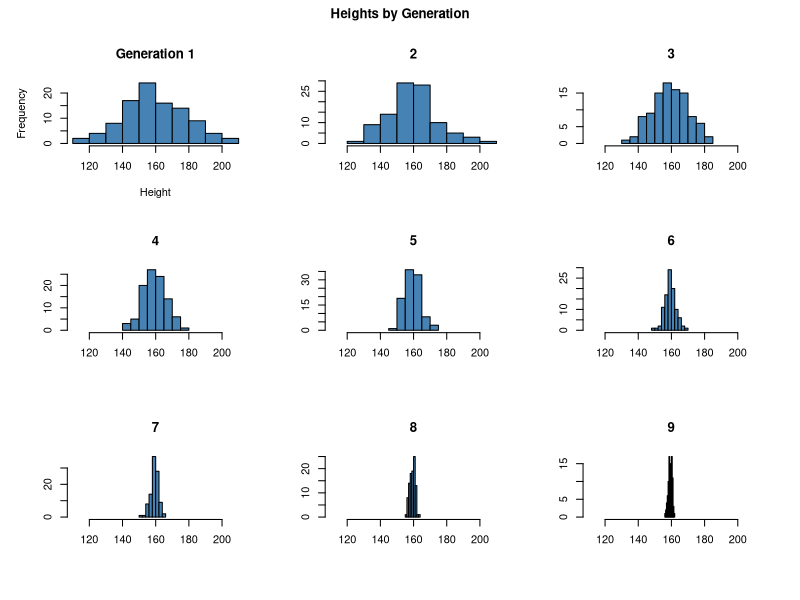
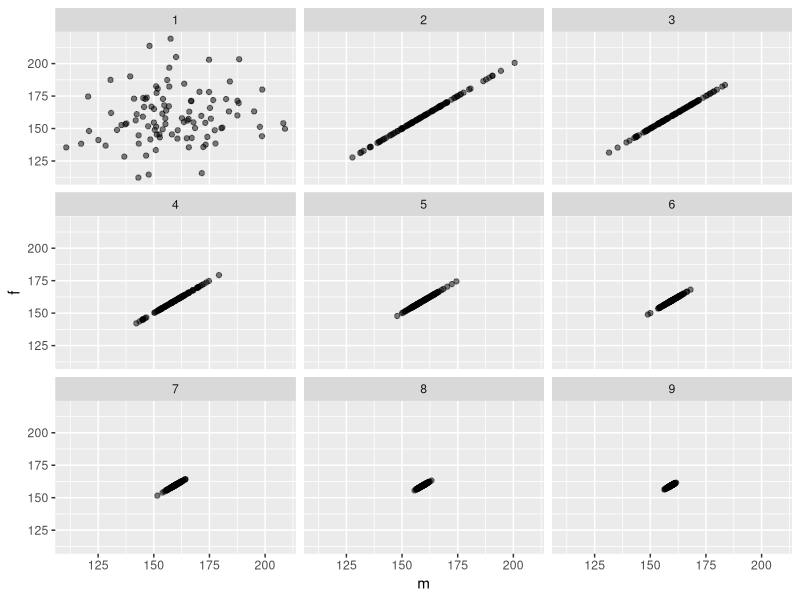
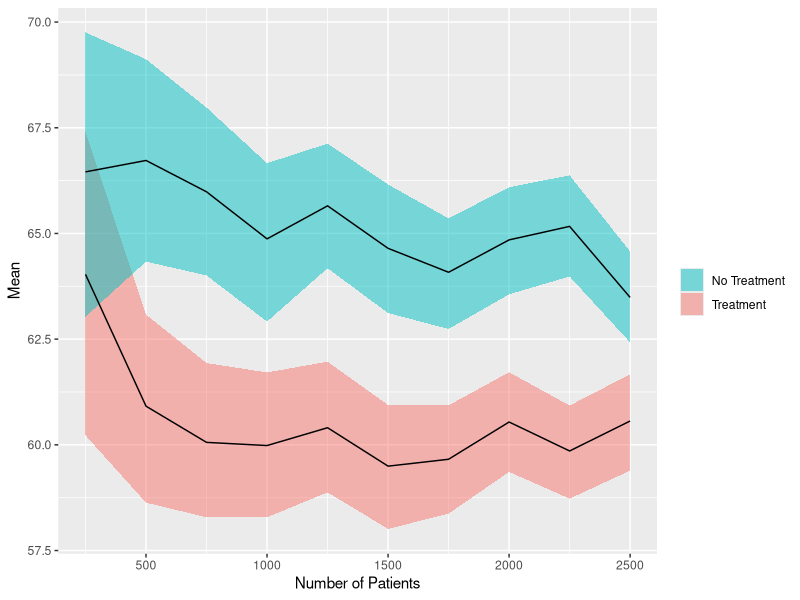
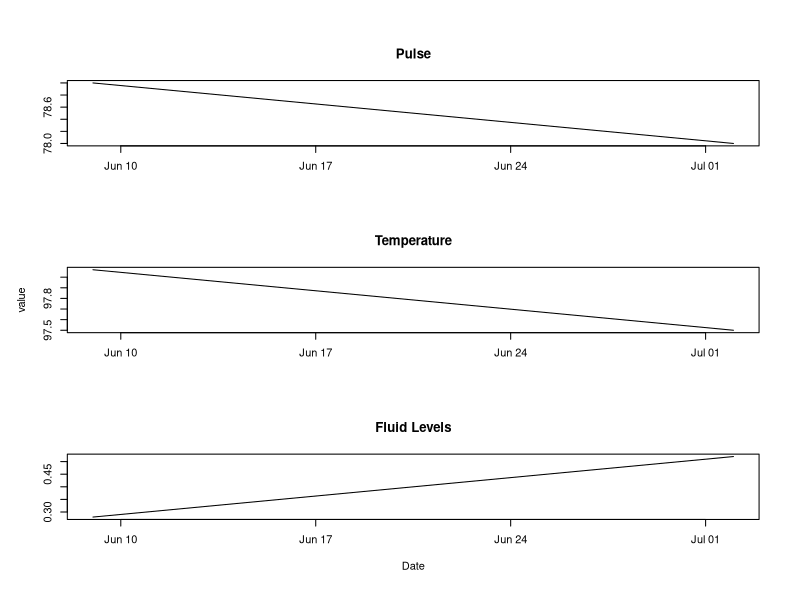

The R script that drew these images, in order:
## ---- chunk 1
knitr::opts_chunk$set(fig.width=8, fig.align = 'center', fig.height=6, warning=FALSE, message=FALSE)
library(ggplot2)
## ---- chunk 2
next_gen <- function(pop) {
    pop$m <- sample(pop$m)
    pop$m <- rowMeans(pop)
    pop$f <- pop$m
    pop
}
## ---- chunk 3
pop <- data.frame(m = rnorm(100, 160, 20), f = rnorm(100, 160, 20))
gens <- pop

firstMax <- max(pop$m) #grab values to use for range limits in plots. 
firstMin <- min(pop$m)

par(mfrow = c(3,3)) #Set up a multiple plot environment
par(oma=c(1,1,2,1)) #Leave space for main title. 

hist(pop$m, main = "Generation 1",   #histogram it. 
              xlim = c(firstMin, firstMax),
              col  = "steelblue", 
              xlab = "Height") 

for(genNumber in 2:9){
  pop <- next_gen(pop)  #make the new population
  
  gens = rbind(gens, pop)
  
  hist(pop$m, main = as.character(genNumber),   #histogram it. 
              xlim = c(firstMin, firstMax),
              col  = "steelblue", 
              xlab = "", ylab = "") 
}

title(main="Heights by Generation",outer=T)
## ---- chunk 4
gens$gen <- rep(1:9, each = 100) #give generation labels to the dataset
ggplot(gens, aes(x = m, y = f)) + geom_point(alpha = 0.5) + facet_wrap(~gen, nrow = 3)
## ---- chunk 5

values = rnorm(10)
bootstrapMean = function(values){
  #Generate bootstraped medians
  bootstraped <- replicate(1000, mean(sample(values, length(values), replace=T)) )
  #Find the quantiles
  quantile(bootstraped, c(0.025, 0.975))
}

genVals <- function(num_patients = 250){
  #Set the treatment group options
  treatmentGroups <- c(0,1)

  #Set the treatments
  treatments <- sample(treatmentGroups, num_patients, replace = T)

  #Draw outcome values
  outcome_pre    <- rnorm(num_patients, mean = 60, sd = 20)

  #Adjust based on treatment.
  outcome_treat  <- ifelse(treatments==1, outcome_pre + 5, outcome_pre) 

  #get seperate treat and non treat vectors and run the bootstrap function on them
  t <- outcome_treat[treatments == 1]
  n <- outcome_treat[treatments == 0]
  bsTreat    <- bootstrapMean(t)
  bsNonTreat <- bootstrapMean(n)
  
  
  nonTreatRes <- data.frame(lb = bsNonTreat[1], ub = bsNonTreat[2], m = mean(n), 
                     treatment = 0,              n = num_patients)
  treatRes    <- data.frame(lb = bsTreat[1],    ub = bsTreat[2],    m = mean(t), 
                     treatment = 1,              n = num_patients)
  #return a dataframe that has 4 columns, ub, lb, treatment (0,1), numPatients
  return(rbind(nonTreatRes,treatRes))
}

bsIntervals = genVals() #generate first interval. 
for(i in 2:10){ bsIntervals = rbind(bsIntervals, genVals(250*i) ) }

#plot it!
ggplot(bsIntervals, aes(x = n, group = factor(treatment))) + 
  geom_ribbon(aes(ymin = lb, ymax = ub, fill = factor(treatment)), alpha = 0.5) +
  geom_line(aes(y = m)) + labs("y" = "Mean", "x" = "Number of Patients") + 
  scale_fill_discrete(guide = guide_legend(reverse=TRUE), name = "", 
                      labels=c("Treatment","No Treatment"))
## ---- chunk 6
makePatient <- function() {
  vowel  <- grep("[aeiou]", letters)
  cons   <- grep("[^aeiou]", letters)
  name   <- paste(sample(LETTERS[cons], 1), sample(letters[vowel], 1), sample(letters[cons], 1), sep='')
  gender <- factor(sample(0:1, 1), levels=0:1, labels=c('female','male'))
  dob    <- as.Date(sample(7500, 1), origin="1970-01-01")
  n      <- sample(6, 1)
  doa    <- as.Date(sample(1500, n), origin="2010-01-01")
  pulse  <- round(rnorm(n, 80, 10))
  temp   <- round(rnorm(n, 98.4, 0.3), 2)
  fluid  <- round(runif(n), 2)
  list(name = name, gender = gender, date_of_birth = dob, date_of_admission = doa, 
       pulse = pulse, temperature = temp, fluid_intake = fluid)
}
## ---- chunk 7
set.seed(8)
p <- makePatient()
class(p) <- 'medicalRecord'
p
## ---- chunk 8
mean.medicalRecord <- function(d){
  return(list(pulseAvg = mean(d$pulse), tempAvg = mean(d$temperature), 
              fluidsAvg = mean(d$fluid_intake)))
}

print.medicalRecord <- function(d){
  sex = ifelse(d$gender == 1, "male", "female")
  cat(paste("Name:", d$name, "\n"))
  cat("The patient is a", sex, "and was born on", d$date_of_birth, "\n")
  cat("Visits:\n")
  #make a df of visits to ease ordering by date. 
  visits = data.frame(doa = d$date_of_admission, p = d$pulse, t = d$temperature, fi = d$fluid_intake)
  visits = visits[order(visits$doa), ]
  cat(sprintf("Date: %s | Pulse: %3.2s | Temp: %6.4s | Fluid Intake: %6.4s\n",
    visits$doa, visits$p, visits$t, visits$fi))
}

plot.medicalRecord <- function(d){
  visits = data.frame(doa = d$date_of_admission, p = d$pulse, t = d$temperature, fi = d$fluid_intake)
  visits = visits[order(visits$doa), ]
  par(mfrow = c(3,1))
  plot(visits$doa, visits$p, type = "l", xlab = "", ylab = "", main = "Pulse")
  plot(visits$doa, visits$t, type = "l", xlab = "", ylab = "value", main = "Temperature")
  plot(visits$doa, visits$fi, type = "l", xlab = "Date", ylab = "", main = "Fluid Levels")
}
## ---- chunk 9
mean(p)
## ---- chunk 10
p
## ---- chunk 11
plot(p)
## ---- chunk 12
j <- list(name="Joe", salary=55000, union=TRUE)
class(j) <- 'employee'
attributes(j)

print.employee <- function(wrkr) {
  cat(sprintf("name: %s\nsalary: %s\nunion member: %s", 
              wrkr$name, wrkr$salary, wrkr$union), "\n")
}

j
